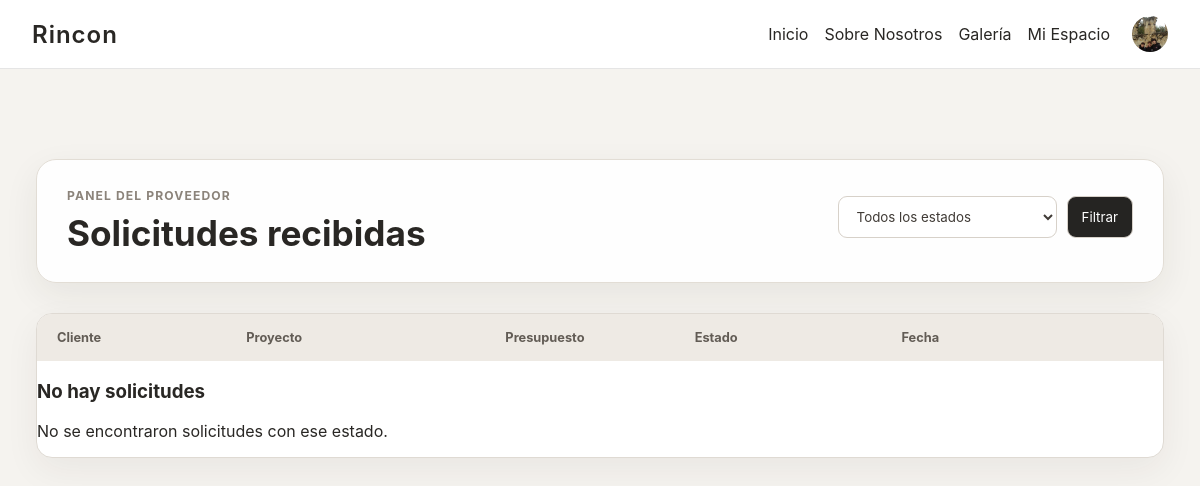
The page /solicitudes/proveedor/ (signed in) on the database as committed earlier.
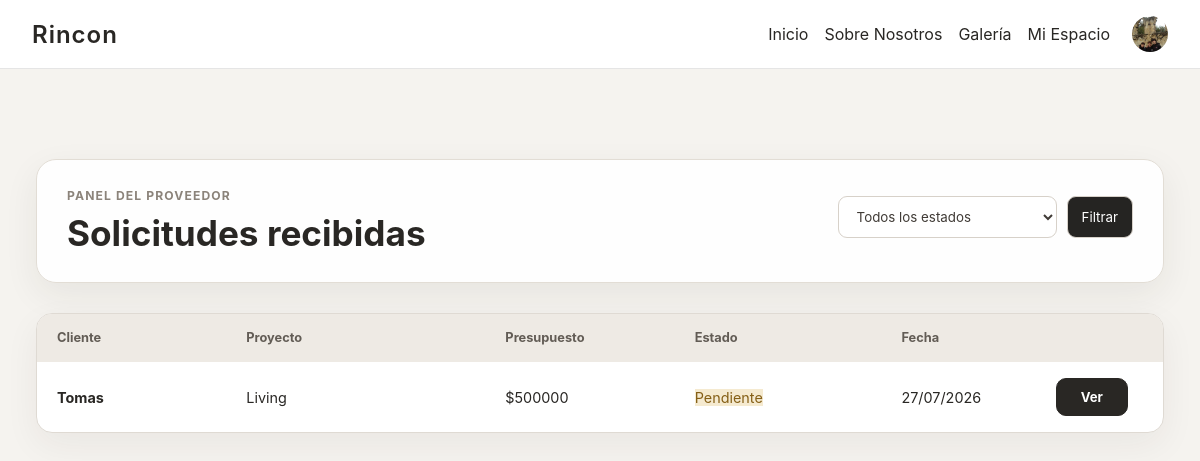
The same page on the database as committed later.
### solicitudes/models.py (models this page shows, shortened)
class SolicitudServicio(models.Model):
    ESTADOS = [
        ("pendiente", "Pendiente"),
        ("aceptada_proveedor", "Aceptada por el proveedor"),
        ("confirmada", "Confirmada por el cliente"),
        ("rechazada", "Rechazada"),
        ("cancelada", "Cancelada"),
        ("en_proceso", "En proceso"),
        ("finalizada", "Finalizada"),
    ]
    cliente = models.ForeignKey(
        settings.AUTH_USER_MODEL,
        on_delete=models.CASCADE,
        related_name="solicitudes_servicio"
    )
    proyecto = models.ForeignKey(
        Proyecto,
        on_delete=models.CASCADE,
        related_name="solicitudes"
    )
    presupuesto_cliente = models.DecimalField(
        max_digits=12,
        decimal_places=2
    )
    mensaje = models.TextField(
        blank=True
    )
    respuesta_proveedor = models.TextField(
        blank=True
    )
    fecha_estimada = models.DateField(
        null=True,
        blank=True
    )
    estado = models.CharField(
        max_length=30,
        choices=ESTADOS,
        default="pendiente"
    )
    fecha_solicitud = models.DateTimeField(
        auto_now_add=True
    )
    fecha_actualizacion = models.DateTimeField(
        auto_now=True
    )
    class Meta:
        ordering = ["-fecha_solicitud"]

### cuentas/models.py (models this page shows)
class Usuario(AbstractUser):
    imagen_perfil = models.ImageField(
        upload_to='perfiles/',
        default='default.jpg',
        blank=True,
        null=True
    )

### herramientas/models.py (models this page shows, shortened)
class Proyecto(models.Model):
    titulo = models.CharField(max_length=100)
    subtitulo = models.CharField(max_length=150, blank=True)
    descripcion = models.TextField()
    precio = models.DecimalField(max_digits=10, decimal_places=2)
    imagen = models.ImageField(upload_to='proyectos/')
    categoria = models.CharField(max_length=50, choices=CATEGORIAS, default='living')
    creador = models.ForeignKey(
        settings.AUTH_USER_MODEL,
        on_delete=models.CASCADE,
        related_name="proyectos_creados"
    )
    favoritos = models.ManyToManyField(
        settings.AUTH_USER_MODEL,
        related_name="proyectos_favoritos",
        blank=True    )

### solicitudes/views.py (the view)
@staff_member_required
def solicitudes_proveedor(request):
    solicitudes = (
        SolicitudServicio.objects.select_related("cliente", "proyecto")
        .all()
        .order_by("-fecha_actualizacion")
    )
    estado = request.GET.get("estado")
    if estado:
        solicitudes = solicitudes.filter(estado=estado)
    return render(
        request,
        "solicitudes/solicitudes_proveedor.html",
        {
            "solicitudes": solicitudes,
            "estado_seleccionado": estado,
            "estados": SolicitudServicio.ESTADOS,
        },
    )

### solicitudes/templates/solicitudes/solicitudes_proveedor.html (shortened to what this page needs)
{% load static %}
<link rel="stylesheet" href="{% static 'solicitudes/css/solicitudes.css' %}">
<link rel="stylesheet" href="{% static 'solicitudes/css/solicitudes_mejoras.css' %}">
{% include "website/navbar.html" %}
<main class="solicitud-page">
    <div class="panel-proveedor">
        <div class="panel-header">
            <div>
                <span class="etiqueta">Panel del proveedor</span>
                <h1>Solicitudes recibidas</h1>
            </div>
            <form method="get" class="filtro-estados">
                <select name="estado">
                    <option value="">Todos los estados</option>
                </select>
                <button type="submit">Filtrar</button>
            </form>
        </div>
        <div class="tabla-solicitudes">
            <div class="tabla-header">
                <span>Cliente</span>
                <span>Proyecto</span>
                <span>Presupuesto</span>
                <span>Estado</span>
                <span>Fecha</span>
            </div>
            {% for solicitud in solicitudes %}
                <div class="tabla-fila">
                    <span>
                        <a
                            class="enlace-cliente-tabla"
                            href="{% url 'detalle_cliente' solicitud.cliente.id %}"
                        >
                            {{ solicitud.cliente.get_full_name|default:solicitud.cliente.username }}
                        </a>
                    </span>
                    <span>{{ solicitud.proyecto.titulo }}</span>
                    <span>${{ solicitud.presupuesto_cliente|floatformat:0 }}</span>
                    <span>
                        <span class="estado estado-{{ solicitud.estado }}">
                            {{ solicitud.get_estado_display }}
                        </span>
                    </span>
                    <span>{{ solicitud.fecha_solicitud|date:"d/m/Y" }}</span>
                    <span>
                        <a
                            href="{% url 'detalle_solicitud' solicitud.id %}"
                            class="btn-ver-solicitud"
                        >
                            Ver
                        </a>
                    </span>
                </div>
            {% empty %}
                <div class="sin-solicitudes">
                    <h3>No hay solicitudes</h3>
                    <p>No se encontraron solicitudes con ese estado.</p>
                </div>
            {% endfor %}
        </div>
    </div>
</main>

Rows that differ between the two databases and show on the page:
added SolicitudServicio: cliente.get_full_name "Tomas", proyecto.titulo "Living", presupuesto_cliente "500000", estado "Pendiente", fecha_solicitud "27/07/2026"
Other text that changed with them:
text no longer shown: "No hay solicitudes No se encontraron solicitudes con ese estado."
